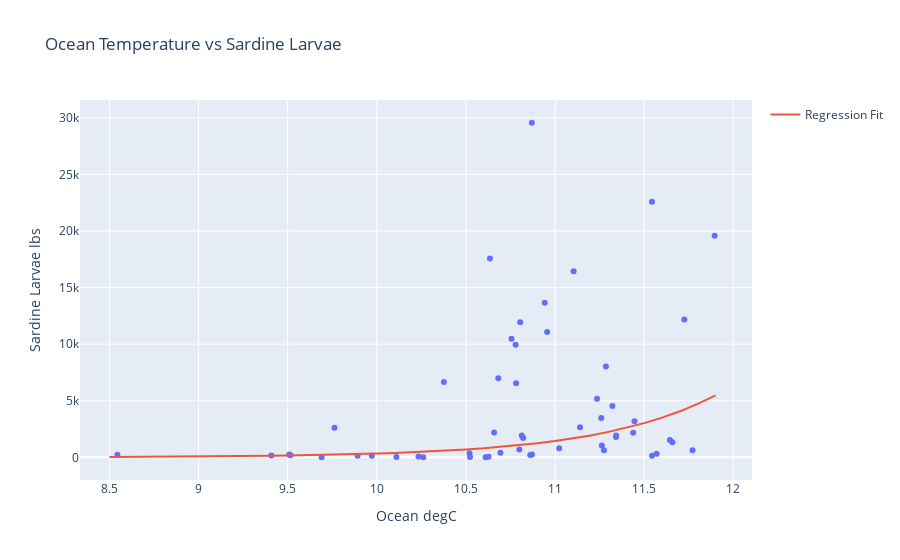

Notebook source saved alongside this figure:
### Markdown cell above
Here we see the pearson correlation valuee of .2924 which implies a very weak correlation between ocean temperature and sardine larvae count. However, our pearson significance value of .0335 means that our results are significant, and thus, implying that there is a positive linear correlation between ocean temperature and sardine larvae. However, this model may press issue for ocean temperatures below 9 degrees celcius, as our prediction model would predict a negative amount of sardine larvae. Realistically, this cannot happen in the world, to have a negative population count. Thus, it may be beneficial to change our model to check for any expotential correlation instead of linear.

### Code cell
x_data = bottlecast_sardine['Ocean degC']
y_data = bottlecast_sardine['Sardine Larvae lbs']

log_x_data = np.log(x_data)
log_y_data = np.log(y_data)

curve_fit = np.polyfit(x_data, log_y_data, 1)

x_val = np.arange(8.5,12,.1)
y_val = np.exp(curve_fit[1]) * np.exp(curve_fit[0]*x_val)

fig = px.scatter(bottlecast_sardine, x='Ocean degC', y='Sardine Larvae lbs', title = 'Ocean Temperature vs Sardine Larvae')
fig.add_traces(go.Scatter(x=x_val, y=y_val, name='Regression Fit'))
fig.show()

### Figure 1 — Plotly figure (JSON) as saved in the notebook; plotly's stock layout.template omitted (floating-point values rounded to 4 significant figures)
{"data": [{"hovertemplate": "Ocean degC=%{x}<br>Sardine Larvae lbs=%{y}<extra></extra>", "legendgroup": "", "marker": {"color": "#636efa", "symbol": "circle"}, "mode": "markers", "name": "", "orientation": "v", "showlegend": false, "type": "scatter", "x": [8.544, 9.408, 9.763, 9.516, 10.52, 10.69, 10.8, 10.23, 9.972, 9.892, 9.509, 9.691, 10.11, 10.26, 10.61, 10.52, 10.63, 10.86, 11.14, 11.26, 11.34, 10.82, 10.38, 11.32, 11.24, 11.66, 11.45, 11.26, 11.44, 11.73, 11.54, 11.9, 10.87, 10.96, 10.94, 10.68, 10.8, 11.02, 11.1, 11.29, 10.78, 10.76, 10.78, 10.87, 10.63, 10.81, 10.66, 11.64, 11.77, 11.57, 11.34, 11.27, 11.54], "xaxis": "x", "y": [216.5, 170.3, 2623.0, 186.4, 370.1, 395.7, 682.3, 74.68, 132.6, 144.8, 242.8, 12.85, 23.04, 14.89, 6.52, 25.2, 47.55, 204.9, 2647.0, 1044.0, 1924.0, 1706.0, 6646.0, 4541.0, 5171.0, 1327.0, 3185.0, 3483.0, 2169.0, 12180.0, 22580.0, 19580.0, 29560.0, 11080.0, 13660.0, 6994.0, 11930.0, 795.7, 16430.0, 8025.0, 9952.0, 10480.0, 6549.0, 249.3, 17560.0, 1919.0, 2196.0, 1542.0, 633.6, 317.5, 1795.0, 629.1, 128.5], "yaxis": "y"}, {"name": "Regression Fit", "type": "scatter", "x": [8.5, 8.6, 8.7, 8.8, 8.9, 9.0, 9.1, 9.2, 9.3, 9.4, 9.5, 9.6, 9.7, 9.8, 9.9, 10.0, 10.1, 10.2, 10.3, 10.4, 10.5, 10.6, 10.7, 10.8, 10.9, 11.0, 11.1, 11.2, 11.3, 11.4, 11.5, 11.6, 11.7, 11.8, 11.9], "y": [35.37, 41.02, 47.58, 55.18, 64.0, 74.23, 86.09, 99.85, 115.8, 134.3, 155.8, 180.7, 209.6, 243.1, 281.9, 327.0, 379.2, 439.8, 510.1, 591.7, 686.2, 795.9, 923.1, 1071.0, 1242.0, 1440.0, 1670.0, 1937.0, 2247.0, 2606.0, 3023.0, 3506.0, 4066.0, 4716.0, 5470.0]}], "layout": {"legend": {"tracegroupgap": 0}, "title": {"text": "Ocean Temperature vs Sardine Larvae"}, "xaxis": {"anchor": "y", "domain": [0, 1], "title": {"text": "Ocean degC"}}, "yaxis": {"anchor": "x", "domain": [0, 1], "title": {"text": "Sardine Larvae lbs"}}}}
